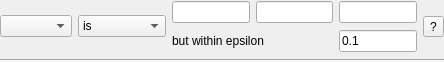
<?xml version="1.0" encoding="UTF-8"?>
<ui version="4.0">
 <class>pqQueryClauseWidget</class>
 <widget class="QWidget" name="pqQueryClauseWidget">
  <property name="geometry">
   <rect>
    <x>0</x>
    <y>0</y>
    <width>444</width>
    <height>62</height>
   </rect>
  </property>
  <property name="windowTitle">
   <string>Form</string>
  </property>
  <layout class="QVBoxLayout" name="verticalLayout">
   <property name="margin">
    <number>0</number>
   </property>
   <item>
    <layout class="QHBoxLayout" name="horizontalLayout" stretch="0,0,1,0">
     <item>
      <widget class="QComboBox" name="criteria">
       <property name="sizeAdjustPolicy">
        <enum>QComboBox::AdjustToContents</enum>
       </property>
      </widget>
     </item>
     <item>
      <widget class="QComboBox" name="condition">
       <property name="sizeAdjustPolicy">
        <enum>QComboBox::AdjustToContents</enum>
       </property>
       <item>
        <property name="text">
         <string>is</string>
        </property>
       </item>
       <item>
        <property name="text">
         <string>is between</string>
        </property>
       </item>
       <item>
        <property name="text">
         <string>is one of</string>
        </property>
       </item>
       <item>
        <property name="text">
         <string>is &gt;=</string>
        </property>
       </item>
       <item>
        <property name="text">
         <string>is &lt;=</string>
        </property>
       </item>
      </widget>
     </item>
     <item>
      <widget class="QStackedWidget" name="valueStackedWidget">
       <property name="sizePolicy">
        <sizepolicy hsizetype="Preferred" vsizetype="Minimum">
         <horstretch>0</horstretch>
         <verstretch>0</verstretch>
        </sizepolicy>
       </property>
       <property name="currentIndex">
        <number>5</number>
       </property>
       <widget class="QWidget" name="singleValue">
        <layout class="QHBoxLayout" name="horizontalLayout_4">
         <property name="margin">
          <number>0</number>
         </property>
         <item>
          <widget class="QLineEdit" name="value"/>
         </item>
        </layout>
       </widget>
       <widget class="QWidget" name="range">
        <layout class="QHBoxLayout" name="horizontalLayout_5">
         <property name="spacing">
          <number>3</number>
         </property>
         <property name="margin">
          <number>0</number>
         </property>
         <item>
          <widget class="QLineEdit" name="value_min"/>
         </item>
         <item>
          <widget class="QLabel" name="label_3">
           <property name="text">
            <string>and</string>
           </property>
          </widget>
         </item>
         <item>
          <widget class="QLineEdit" name="value_max"/>
         </item>
        </layout>
       </widget>
       <widget class="QWidget" name="location">
        <layout class="QHBoxLayout" name="horizontalLayout_7">
         <property name="spacing">
          <number>3</number>
         </property>
         <property name="margin">
          <number>0</number>
         </property>
         <item>
          <widget class="QLineEdit" name="value_x"/>
         </item>
         <item>
          <widget class="QLineEdit" name="value_y"/>
         </item>
         <item>
          <widget class="QLineEdit" name="value_z"/>
         </item>
        </layout>
       </widget>
       <widget class="QWidget" name="multiBlock">
        <layout class="QHBoxLayout" name="horizontalLayout_8">
         <property name="spacing">
          <number>3</number>
         </property>
         <property name="margin">
          <number>0</number>
         </property>
         <item>
          <widget class="QLineEdit" name="value_block"/>
         </item>
         <item>
          <widget class="QToolButton" name="showCompositeTree">
           <property name="text">
            <string>...</string>
           </property>
          </widget>
         </item>
        </layout>
       </widget>
       <widget class="QWidget" name="emptyValue">
        <layout class="QHBoxLayout" name="horizontalLayout_9">
         <property name="spacing">
          <number>3</number>
         </property>
         <property name="margin">
          <number>0</number>
         </property>
         <item>
          <widget class="QLabel" name="label_empty_value">
           <property name="text">
            <string/>
           </property>
          </widget>
         </item>
        </layout>
       </widget>
       <widget class="QWidget" name="locationWithTolerance">
        <layout class="QGridLayout" name="gridLayout">
         <property name="margin">
          <number>0</number>
         </property>
         <item row="0" column="2">
          <widget class="QLineEdit" name="location_y"/>
         </item>
         <item row="0" column="1">
          <widget class="QLineEdit" name="location_x"/>
         </item>
         <item row="0" column="3">
          <widget class="QLineEdit" name="location_z"/>
         </item>
         <item row="1" column="3">
          <widget class="QLineEdit" name="location_tolerance">
           <property name="text">
            <string>0.1</string>
           </property>
           <property name="placeholderText">
            <string/>
           </property>
          </widget>
         </item>
         <item row="1" column="1" colspan="2">
          <widget class="QLabel" name="label">
           <property name="text">
            <string>but within epsilon</string>
           </property>
          </widget>
         </item>
        </layout>
       </widget>
      </widget>
     </item>
     <item>
      <widget class="QToolButton" name="helpButton">
       <property name="text">
        <string>?</string>
       </property>
      </widget>
     </item>
    </layout>
   </item>
   <item>
    <widget class="Line" name="line">
     <property name="orientation">
      <enum>Qt::Horizontal</enum>
     </property>
    </widget>
   </item>
  </layout>
 </widget>
 <tabstops>
  <tabstop>criteria</tabstop>
  <tabstop>condition</tabstop>
  <tabstop>location_x</tabstop>
  <tabstop>location_y</tabstop>
  <tabstop>location_z</tabstop>
  <tabstop>location_tolerance</tabstop>
  <tabstop>value_x</tabstop>
  <tabstop>value_y</tabstop>
  <tabstop>value_z</tabstop>
  <tabstop>value_min</tabstop>
  <tabstop>value_max</tabstop>
  <tabstop>value</tabstop>
  <tabstop>value_block</tabstop>
  <tabstop>showCompositeTree</tabstop>
  <tabstop>helpButton</tabstop>
 </tabstops>
 <resources/>
 <connections/>
</ui>
